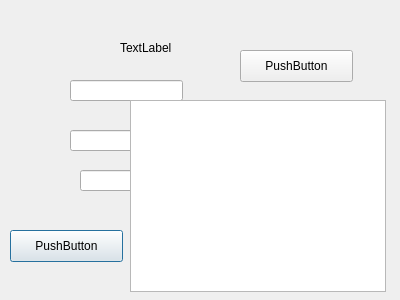
<?xml version="1.0" encoding="UTF-8"?>
<ui version="4.0">
 <class>adminEditData</class>
 <widget class="QDialog" name="adminEditData">
  <property name="geometry">
   <rect>
    <x>0</x>
    <y>0</y>
    <width>400</width>
    <height>300</height>
   </rect>
  </property>
  <property name="windowTitle">
   <string>Dialog</string>
  </property>
  <widget class="QLineEdit" name="cityEdit">
   <property name="geometry">
    <rect>
     <x>70</x>
     <y>80</y>
     <width>113</width>
     <height>21</height>
    </rect>
   </property>
  </widget>
  <widget class="QLineEdit" name="foodEdit">
   <property name="geometry">
    <rect>
     <x>70</x>
     <y>130</y>
     <width>113</width>
     <height>21</height>
    </rect>
   </property>
  </widget>
  <widget class="QLineEdit" name="foodPriceEdit">
   <property name="geometry">
    <rect>
     <x>80</x>
     <y>170</y>
     <width>113</width>
     <height>21</height>
    </rect>
   </property>
  </widget>
  <widget class="QLabel" name="welcomeLabel">
   <property name="geometry">
    <rect>
     <x>120</x>
     <y>40</y>
     <width>59</width>
     <height>16</height>
    </rect>
   </property>
   <property name="text">
    <string>TextLabel</string>
   </property>
  </widget>
  <widget class="QLabel" name="cityLabel">
   <property name="geometry">
    <rect>
     <x>240</x>
     <y>140</y>
     <width>59</width>
     <height>16</height>
    </rect>
   </property>
   <property name="text">
    <string>TextLabel</string>
   </property>
  </widget>
  <widget class="QLabel" name="foodLabel">
   <property name="geometry">
    <rect>
     <x>200</x>
     <y>230</y>
     <width>59</width>
     <height>16</height>
    </rect>
   </property>
   <property name="text">
    <string>TextLabel</string>
   </property>
  </widget>
  <widget class="QLabel" name="foodPriceLabel">
   <property name="geometry">
    <rect>
     <x>270</x>
     <y>180</y>
     <width>59</width>
     <height>16</height>
    </rect>
   </property>
   <property name="text">
    <string>TextLabel</string>
   </property>
  </widget>
  <widget class="QPushButton" name="updateButton">
   <property name="geometry">
    <rect>
     <x>10</x>
     <y>230</y>
     <width>113</width>
     <height>32</height>
    </rect>
   </property>
   <property name="text">
    <string>PushButton</string>
   </property>
  </widget>
  <widget class="QPushButton" name="showAll">
   <property name="geometry">
    <rect>
     <x>240</x>
     <y>50</y>
     <width>113</width>
     <height>32</height>
    </rect>
   </property>
   <property name="text">
    <string>PushButton</string>
   </property>
  </widget>
  <widget class="QTableView" name="tableView">
   <property name="geometry">
    <rect>
     <x>130</x>
     <y>100</y>
     <width>256</width>
     <height>192</height>
    </rect>
   </property>
  </widget>
 </widget>
 <resources/>
 <connections/>
</ui>
